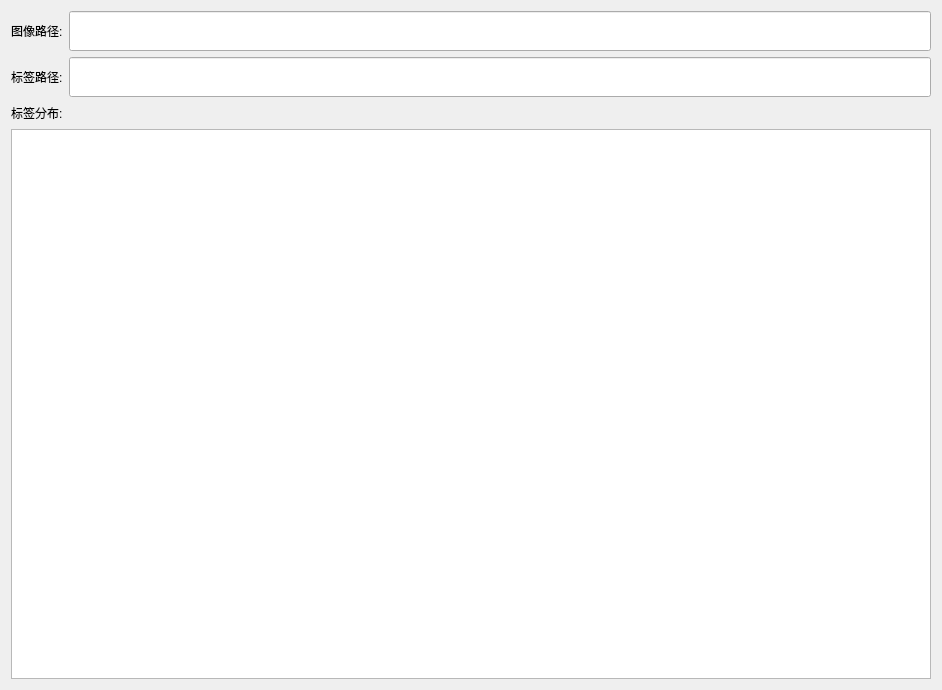
<?xml version="1.0" encoding="UTF-8"?>
<ui version="4.0">
 <class>Dialog</class>
 <widget class="QDialog" name="Dialog">
  <property name="geometry">
   <rect>
    <x>0</x>
    <y>0</y>
    <width>942</width>
    <height>690</height>
   </rect>
  </property>
  <property name="windowTitle">
   <string>数据集属性</string>
  </property>
  <layout class="QGridLayout" name="gridLayout">
   <item row="0" column="0">
    <layout class="QVBoxLayout" name="verticalLayout">
     <item>
      <layout class="QHBoxLayout" name="horizontalLayout">
       <item>
        <widget class="QLabel" name="image_path">
         <property name="text">
          <string>图像路径:</string>
         </property>
        </widget>
       </item>
       <item>
        <widget class="QLineEdit" name="image_path_line_txt">
         <property name="minimumSize">
          <size>
           <width>400</width>
           <height>40</height>
          </size>
         </property>
        </widget>
       </item>
      </layout>
     </item>
     <item>
      <layout class="QHBoxLayout" name="horizontalLayout_2">
       <item>
        <widget class="QLabel" name="label_path">
         <property name="text">
          <string>标签路径:</string>
         </property>
        </widget>
       </item>
       <item>
        <widget class="QLineEdit" name="label_path_line_txt">
         <property name="minimumSize">
          <size>
           <width>400</width>
           <height>40</height>
          </size>
         </property>
        </widget>
       </item>
      </layout>
     </item>
     <item>
      <layout class="QHBoxLayout" name="horizontalLayout_3">
       <item>
        <widget class="QLabel" name="label">
         <property name="text">
          <string>标签分布:</string>
         </property>
        </widget>
       </item>
       <item>
        <spacer name="horizontalSpacer">
         <property name="orientation">
          <enum>Qt::Horizontal</enum>
         </property>
         <property name="sizeHint" stdset="0">
          <size>
           <width>40</width>
           <height>20</height>
          </size>
         </property>
        </spacer>
       </item>
      </layout>
     </item>
     <item>
      <layout class="QHBoxLayout" name="horizontalLayout_4">
       <item>
        <widget class="QGraphicsView" name="label_stats_view"/>
       </item>
      </layout>
     </item>
    </layout>
   </item>
  </layout>
 </widget>
 <resources/>
 <connections/>
</ui>
